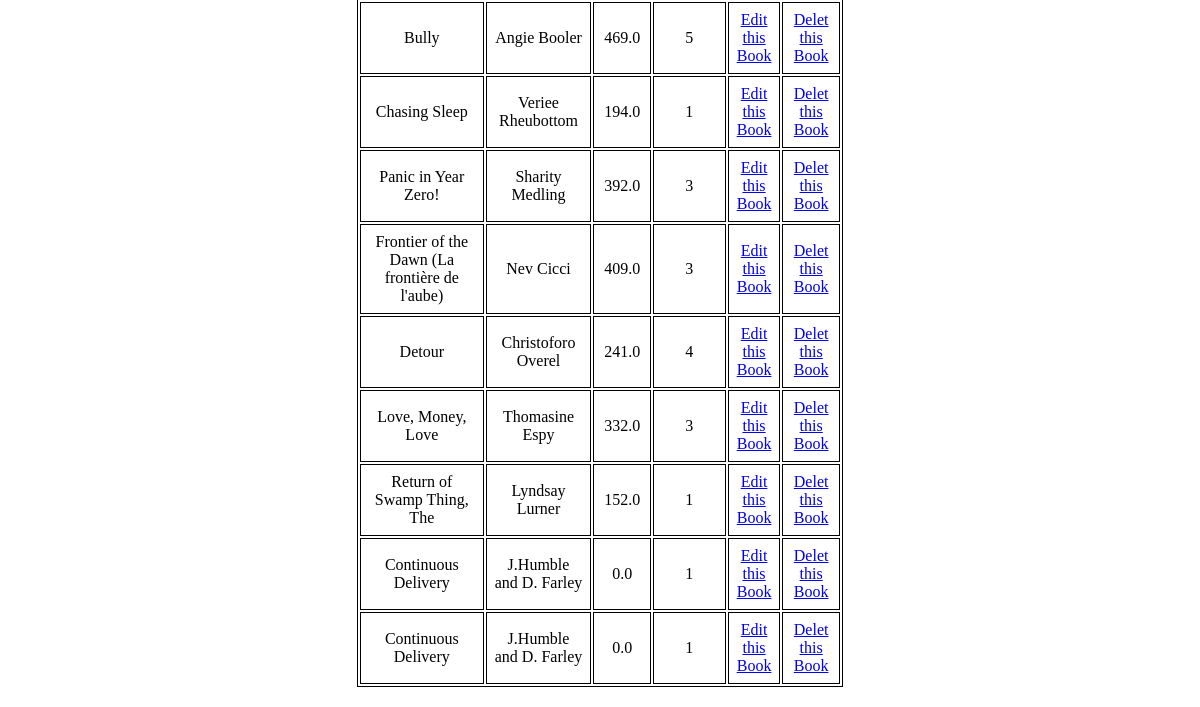
Page /books/lab9_part1/listbooks (lower part) on the earlier database version.
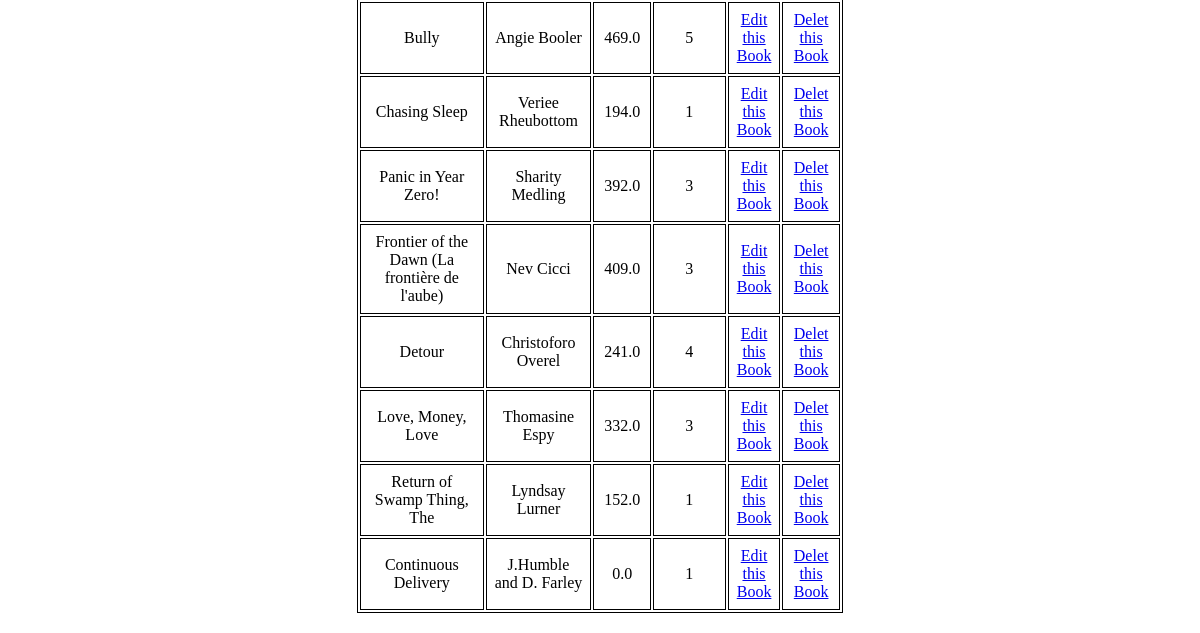
Same page on the later database version.
### apps/bookmodule/models.py (models this page shows)
class Book(models.Model):
    title = models.CharField(max_length = 50)
    author = models.CharField(max_length = 50)
    price = models.FloatField(default = 0.0)
    edition = models.SmallIntegerField(default = 1)

### apps/bookmodule/views.py (the view)
# urls.py: path('lab9_part1/listbooks', views.listbooks, name="list_books"),
def listbooks(request):
    books=Book.objects.all()
    return render(request, 'bookmodule/listbooks.html', {'books':books})

### apps/templates/bookmodule/listbooks.html (shortened to what this page needs)
{% extends "layouts/base.html" %}
{% load static %}
{% block content %}
<br/>
<table>
    {% for book in books %}
    <tr>
        <td>{{book.title }}</td>
        <td>{{book.author }}</td>
        <td>{{book.price }}</td>
        <td>{{book.edition }}</td>
        <td><a href="{% url 'edit_book' book.id%}">Edit this Book</a></td>
        <td><a href="{% url 'delet_book' book.id%}">Delet this Book</a></td>
    </tr>
    {% endfor %}
</table>
{% endblock content %}

Differences in the rows shown:
removed Book: title "Continuous Delivery", author "J.Humble and D. Farley", price "0.0", edition "1"
